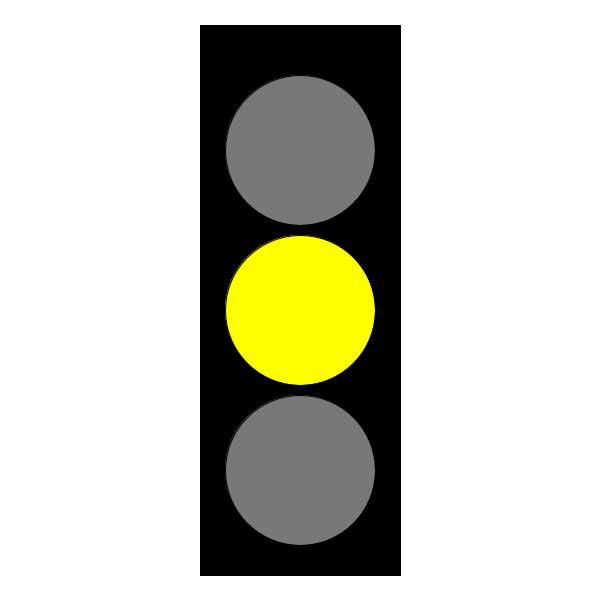
Frame 1 (no input)
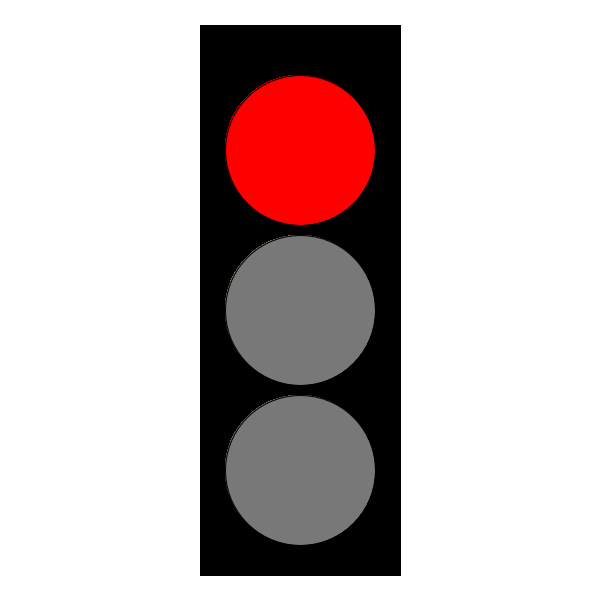
Frame 60 (the mouse pressed at the canvas centre just before this capture)
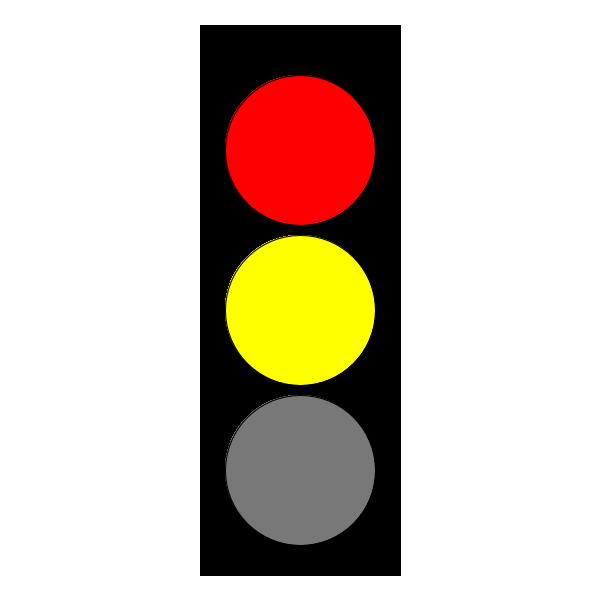
Frame 120 (the mouse held since frame 60 and released just before this capture)

The Processing sketch that drew these frames (run headless with seeded random() and noise(); from frame 60 on, the mouse is pressed at the canvas centre):

// Processing sketch: taskThree
// ── taskThree.pde
color red = color (255,0,0);
color green = color (0,255,0);
color yellow = color (255,255,0);
color grey = color(120);


void setup(){
  size(600,600);
  background(255);

//draw the black rectangle to create the traffic light
fill(0);
rectMode(CENTER);
rect(width/2,height/2,200,550);

//draw the ellipse 
fill(grey);
ellipseMode(CENTER);
ellipse(width/2,150,150,150);
ellipse(width/2,310,150,150);
ellipse(width/2,470,150,150);


}
//3.a Draw a traffic light using colors stored in variables 
//one for each of the 4 colors (background is the 4th).

//3.b add a gray color for the turned off effect

//3.c have the light turn on/off (green or red) automatically.

 int count = 1;

void draw(){
  frameRate(10);
  
 if (count > 25){
   fill(red);
   ellipse(width/2,150,150,150);
   fill(grey);
   ellipse(width/2,470,150,150);
   ellipse(width/2,310,150,150);

 }
 
 else if (count < 25 || count > 50)
 {
  fill(yellow);
  ellipse(width/2,310,150,150);
  fill(grey);
  ellipse(width/2,470,150,150);
 }
 
 else  
 {
 fill(green);
 ellipse(width/2,470,150,150);
 fill(grey);
 ellipse(width/2,150,150,150);
 ellipse(width/2,310,150,150);

 }

 count++;
if(count == 100){
  count = 1;
}
 
}
